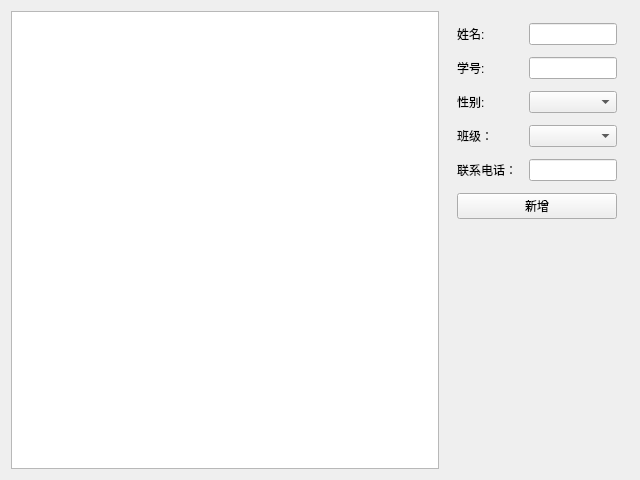
<?xml version="1.0" encoding="UTF-8"?>
<ui version="4.0">
 <class>studentwidget</class>
 <widget class="QWidget" name="studentwidget">
  <property name="geometry">
   <rect>
    <x>0</x>
    <y>0</y>
    <width>640</width>
    <height>480</height>
   </rect>
  </property>
  <layout class="QGridLayout" name="gridLayoutInventory" columnstretch="7,3">
   <item row="0" column="0">
    <widget class="QTableView" name="tableViewstudent">
     <property name="editTriggers">
      <set>QAbstractItemView::NoEditTriggers</set>
     </property>
    </widget>
   </item>
   <item row="0" column="1">
    <layout class="QVBoxLayout" name="verticalLayout">
     <property name="spacing">
      <number>12</number>
     </property>
     <property name="leftMargin">
      <number>12</number>
     </property>
     <property name="topMargin">
      <number>12</number>
     </property>
     <property name="rightMargin">
      <number>12</number>
     </property>
     <property name="bottomMargin">
      <number>12</number>
     </property>
     <item>
      <layout class="QGridLayout" name="gridLayoutInbound">
       <item row="0" column="2">
        <widget class="QLineEdit" name="lineEditName">
         <property name="clearButtonEnabled">
          <bool>true</bool>
         </property>
        </widget>
       </item>
       <item row="0" column="1">
        <widget class="QLabel" name="labelInName">
         <property name="text">
          <string>姓名:</string>
         </property>
        </widget>
       </item>
       <item row="2" column="1">
        <widget class="QLabel" name="labelInAmount">
         <property name="text">
          <string>性别:</string>
         </property>
        </widget>
       </item>
       <item row="1" column="1">
        <widget class="QLabel" name="labelInCategory">
         <property name="text">
          <string>学号:</string>
         </property>
        </widget>
       </item>
       <item row="1" column="2">
        <widget class="QLineEdit" name="lineEditISno">
         <property name="clearButtonEnabled">
          <bool>true</bool>
         </property>
        </widget>
       </item>
       <item row="3" column="2">
        <widget class="QComboBox" name="comboBoxclass"/>
       </item>
       <item row="3" column="1">
        <widget class="QLabel" name="label">
         <property name="text">
          <string>班级：</string>
         </property>
        </widget>
       </item>
       <item row="2" column="2">
        <widget class="QComboBox" name="comboBoxSex"/>
       </item>
       <item row="4" column="1">
        <widget class="QLabel" name="label_2">
         <property name="text">
          <string>联系电话：</string>
         </property>
        </widget>
       </item>
       <item row="4" column="2">
        <widget class="QLineEdit" name="lineEditTelephone"/>
       </item>
      </layout>
     </item>
     <item>
      <widget class="QPushButton" name="pushButtonEdit">
       <property name="text">
        <string>新增</string>
       </property>
       <property name="autoDefault">
        <bool>true</bool>
       </property>
      </widget>
     </item>
     <item>
      <spacer name="spacer">
       <property name="orientation">
        <enum>Qt::Vertical</enum>
       </property>
       <property name="sizeHint" stdset="0">
        <size>
         <width>0</width>
         <height>0</height>
        </size>
       </property>
      </spacer>
     </item>
    </layout>
   </item>
  </layout>
 </widget>
 <resources/>
 <connections/>
</ui>
